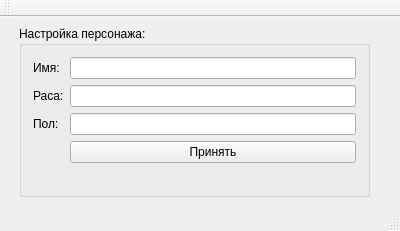
<?xml version="1.0" encoding="UTF-8"?>
<ui version="4.0">
 <class>MainWindow</class>
 <widget class="QMainWindow" name="MainWindow">
  <property name="geometry">
   <rect>
    <x>0</x>
    <y>0</y>
    <width>400</width>
    <height>231</height>
   </rect>
  </property>
  <property name="windowTitle">
   <string>MainWindow</string>
  </property>
  <widget class="QWidget" name="centralWidget">
   <widget class="QGroupBox" name="groupBox">
    <property name="geometry">
     <rect>
      <x>19</x>
      <y>9</y>
      <width>351</width>
      <height>171</height>
     </rect>
    </property>
    <property name="title">
     <string>Настройка персонажа:</string>
    </property>
    <layout class="QFormLayout" name="formLayout">
     <item row="0" column="0">
      <widget class="QLabel" name="label">
       <property name="text">
        <string>Имя:</string>
       </property>
      </widget>
     </item>
     <item row="1" column="0">
      <widget class="QLabel" name="label_2">
       <property name="text">
        <string>Раса:</string>
       </property>
      </widget>
     </item>
     <item row="0" column="1">
      <widget class="QLineEdit" name="name"/>
     </item>
     <item row="1" column="1">
      <widget class="QLineEdit" name="race"/>
     </item>
     <item row="2" column="0">
      <widget class="QLabel" name="label_3">
       <property name="text">
        <string>Пол:</string>
       </property>
      </widget>
     </item>
     <item row="2" column="1">
      <widget class="QLineEdit" name="sex"/>
     </item>
     <item row="3" column="1">
      <widget class="QPushButton" name="pushButton">
       <property name="text">
        <string>Принять</string>
       </property>
      </widget>
     </item>
    </layout>
   </widget>
  </widget>
  <widget class="QMenuBar" name="menuBar">
   <property name="geometry">
    <rect>
     <x>0</x>
     <y>0</y>
     <width>400</width>
     <height>23</height>
    </rect>
   </property>
  </widget>
  <widget class="QToolBar" name="mainToolBar">
   <attribute name="toolBarArea">
    <enum>TopToolBarArea</enum>
   </attribute>
   <attribute name="toolBarBreak">
    <bool>false</bool>
   </attribute>
  </widget>
  <widget class="QStatusBar" name="statusBar"/>
 </widget>
 <layoutdefault spacing="6" margin="11"/>
 <resources/>
 <connections/>
</ui>
